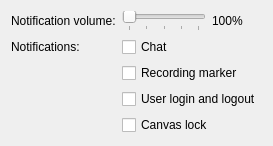
          <widget class="QWidget">
           <layout class="QFormLayout">
            <item row="0" column="0">
             <widget class="QLabel">
              <property name="text">
               <string>Notification volume:</string>
              </property>
             </widget>
            </item>
            <item row="0" column="1">
             <layout class="QHBoxLayout">
              <item>
               <widget class="QSlider" name="notificationVolume">
                <property name="sizePolicy">
                 <sizepolicy hsizetype="Preferred" vsizetype="Fixed">
                  <horstretch>0</horstretch>
                  <verstretch>0</verstretch>
                 </sizepolicy>
                </property>
                <property name="maximum">
                 <number>100</number>
                </property>
                <property name="orientation">
                 <enum>Qt::Horizontal</enum>
                </property>
                <property name="tickPosition">
                 <enum>QSlider::TicksBelow</enum>
                </property>
                <property name="tickInterval">
                 <number>25</number>
                </property>
               </widget>
              </item>
              <item>
               <widget class="QLabel" name="volumeLabel">
                <property name="text">
                 <string notr="true">100%</string>
                </property>
               </widget>
              </item>
             </layout>
            </item>
            <item row="1" column="0">
             <widget class="QLabel">
              <property name="text">
               <string>Notifications:</string>
              </property>
             </widget>
            </item>
            <item row="1" column="1">
             <widget class="QCheckBox" name="notifChat">
              <property name="text">
               <string>Chat</string>
              </property>
             </widget>
            </item>
            <item row="2" column="1">
             <widget class="QCheckBox" name="notifMarker">
              <property name="text">
               <string>Recording marker</string>
              </property>
             </widget>
            </item>
            <item row="3" column="1">
             <widget class="QCheckBox" name="notifLogin">
              <property name="text">
               <string>User login and logout</string>
              </property>
             </widget>
            </item>
            <item row="4" column="1">
             <widget class="QCheckBox" name="notifLock">
              <property name="text">
               <string>Canvas lock</string>
              </property>
             </widget>
            </item>
           </layout>
          </widget>
